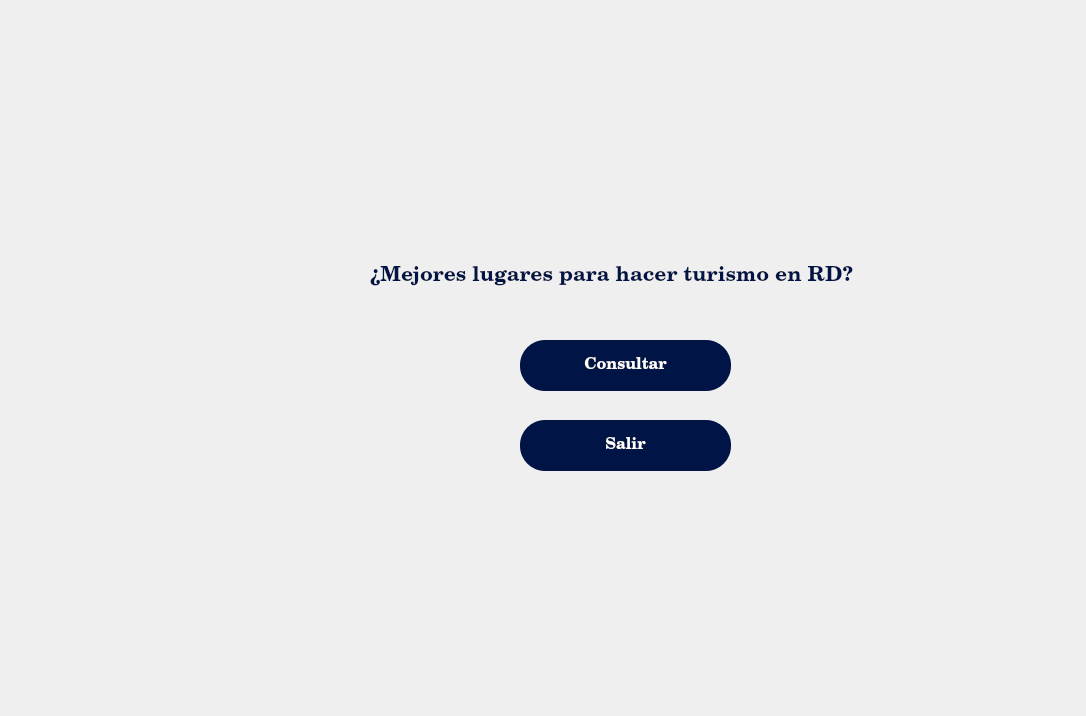
<?xml version="1.0" encoding="UTF-8"?>
<ui version="4.0">
 <class>MainWindow</class>
 <widget class="QMainWindow" name="MainWindow">
  <property name="geometry">
   <rect>
    <x>0</x>
    <y>0</y>
    <width>1086</width>
    <height>716</height>
   </rect>
  </property>
  <property name="windowTitle">
   <string>MainWindow</string>
  </property>
  <widget class="QWidget" name="centralwidget">
   <widget class="QLabel" name="label_2">
    <property name="geometry">
     <rect>
      <x>370</x>
      <y>250</y>
      <width>491</width>
      <height>51</height>
     </rect>
    </property>
    <property name="font">
     <font>
      <family>Century Schoolbook L</family>
      <pointsize>16</pointsize>
      <weight>75</weight>
      <bold>true</bold>
     </font>
    </property>
    <property name="styleSheet">
     <string notr="true">QLabel{
color: rgb(0, 21, 70);

}</string>
    </property>
    <property name="text">
     <string>¿Mejores lugares para hacer turismo en RD?</string>
    </property>
   </widget>
   <widget class="QPushButton" name="btn_consultar">
    <property name="geometry">
     <rect>
      <x>520</x>
      <y>340</y>
      <width>211</width>
      <height>51</height>
     </rect>
    </property>
    <property name="font">
     <font>
      <family>Century Schoolbook L</family>
      <pointsize>12</pointsize>
      <weight>75</weight>
      <bold>true</bold>
     </font>
    </property>
    <property name="styleSheet">
     <string notr="true">QPushButton{
border-radius: 25px;
background-color: rgb(0, 21, 70);
color: rgb(255,255,255);

}</string>
    </property>
    <property name="text">
     <string>Consultar</string>
    </property>
   </widget>
   <widget class="QLabel" name="label">
    <property name="geometry">
     <rect>
      <x>-320</x>
      <y>-110</y>
      <width>1501</width>
      <height>991</height>
     </rect>
    </property>
    <property name="styleSheet">
     <string notr="true"/>
    </property>
    <property name="text">
     <string/>
    </property>
    <property name="pixmap">
     <pixmap>../resources/beach_image.png</pixmap>
    </property>
    <property name="scaledContents">
     <bool>true</bool>
    </property>
   </widget>
   <widget class="QPushButton" name="btn_salir">
    <property name="geometry">
     <rect>
      <x>520</x>
      <y>420</y>
      <width>211</width>
      <height>51</height>
     </rect>
    </property>
    <property name="font">
     <font>
      <family>Century Schoolbook L</family>
      <pointsize>12</pointsize>
      <weight>75</weight>
      <italic>false</italic>
      <bold>true</bold>
     </font>
    </property>
    <property name="styleSheet">
     <string notr="true">QPushButton{
border-radius: 25px;
background-color: rgb(0, 21, 70);
color: rgb(255,255,255);

}</string>
    </property>
    <property name="text">
     <string>Salir</string>
    </property>
   </widget>
   <zorder>label</zorder>
   <zorder>btn_consultar</zorder>
   <zorder>label_2</zorder>
   <zorder>btn_salir</zorder>
  </widget>
 </widget>
 <resources/>
 <connections/>
</ui>
